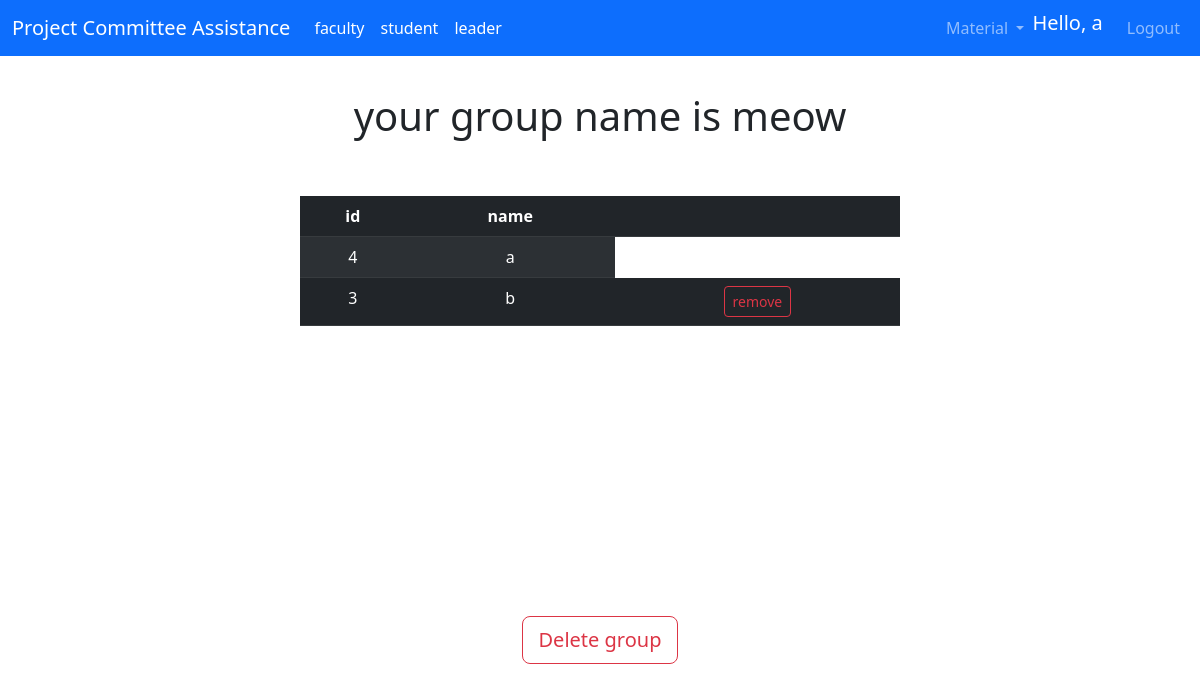
/group (signed in), run on an earlier commit of the app's database.
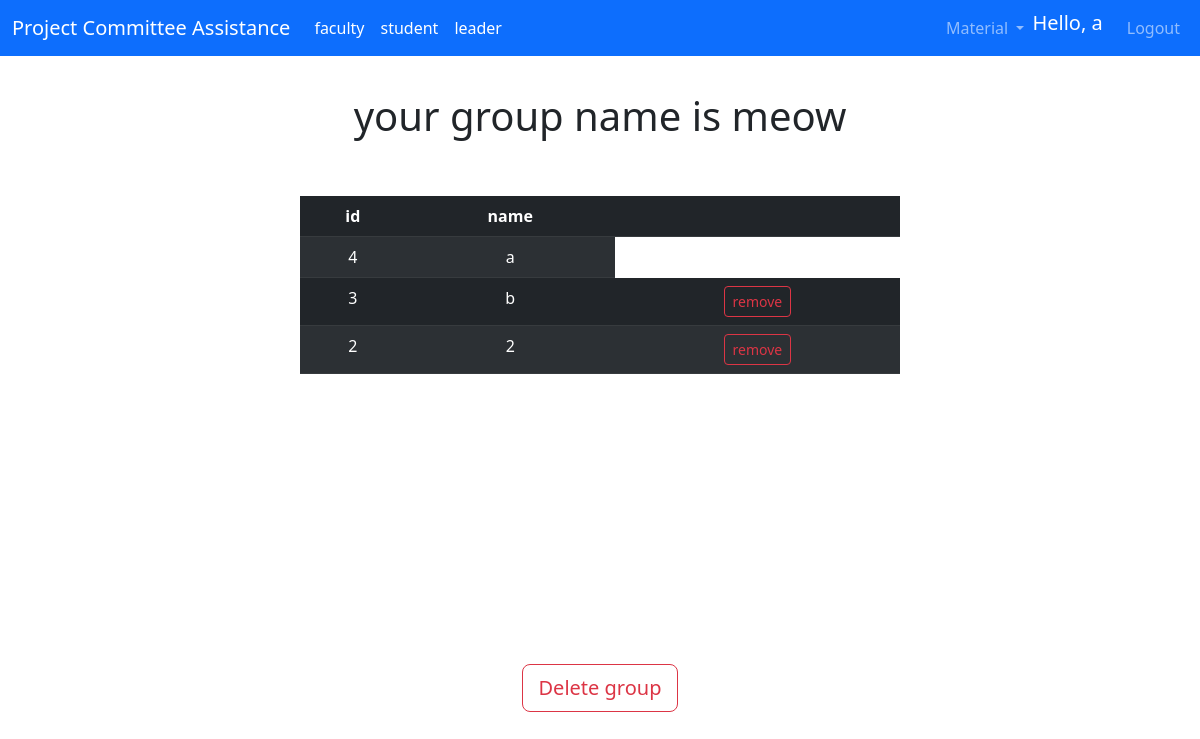
And on a later commit of the database.
### app/models.py (models this page shows, shortened)
class User(UserMixin,db.Model):
    id = db.Column(db.Integer, primary_key=True)
    username = db.Column(db.String(64), index=True, unique=True, nullable=False)
    email = db.Column(db.String(120), index=True, unique=True, nullable=False)
    password_hash = db.Column(db.String(128), nullable=False)
    admin = db.Column(db.Boolean, default=False)
    faculty = db.Column(db.Boolean, default=False)
    student = db.Column(db.Boolean, default=False)
    leader = db.Column(db.Boolean, default=False)
    sId = db.Column(db.Integer)
    gpa = db.Column(db.Float)
    member = db.Column(db.Integer, db.ForeignKey('group.id'))
    author = db.relationship('Proposal', backref='user', lazy=True)

### app/routes.py (the view)
@app.route('/group', methods=['GET', 'POST'])
def group():
    if current_user.member is None:
        return redirect(url_for('joinGroup'))
    group = Group.query.filter_by(id = current_user.member).first()
    members = group.members
    return render_template("group.html", title='Group', group = group)

### app/models.py (called while the page is built)
@login.user_loader
def load_user(id):
    return User.query.get(int(id))

### app/templates/group.html (shortened to what this page needs)
{% extends "base.html" %}
{% block content %}
<h1 class="d-flex aligns-items-center justify-content-center header" style= "margin-top: 3%;">your group name is {{group.name}}</h1>
<br>
<br>
<div class="text-center" style="margin-left : 25% ;width: 50%;">
<table class="table d-table table-dark table-striped">
    <thead>
        <tr>
        <th scope="col">id</th>
        <th scope="col">name</th>
        {% if current_user.leader %}
        <th scope="col"></th>
        {% endif %}
        </tr>
    </thead>
    <tbody>
        {% for member in group.members %}
        <tr>
            <td>{{ member.sId }}</td>
            <td>{{ member.username }}</td>
            {% if current_user.leader and current_user.id != member.id %}
            <td>
            <a href="{{ url_for('removeMember', id=member.id)}}" class="btn btn-outline-danger btn-sm">remove</a>
            </td>
            {% endif %}
        </tr>
        {% endfor %}
    </tbody>
</table>
</div>
<br>
    {% if current_user.leader %}
    <div class="text-center" style="margin-top: 250px;"> <a href="{{ url_for('deleteGroup', id=group.id)}}" class="btn btn-outline-danger btn-lg" style="margin-bottom: 10px ;">Delete group</a> </div>
    {% else %}
    <div class="text-center" style="margin-top: 250px;"> <a href="{{ url_for('leaveGroup', id=current_user.id)}}" class="btn btn-outline-danger btn-lg" style="margin-bottom: 10px ;">Leave group</a> </div>
    {% endif %}
{% endblock %}

### app/templates/base.html (shortened to what this page needs)
<!DOCTYPE html>
<html>
    <head>
        <link href="https://cdn.jsdelivr.net/npm/bootstrap@5.3.0-alpha1/dist/css/bootstrap.min.css" rel="stylesheet">
    </head>
    <body>
        <nav class="navbar navbar-expand-lg navbar-dark bg-primary">
            <div class="container-fluid">
              <a class="navbar-brand" href="{{ url_for('index') }}">Project Committee Assistance</a>
              <div class="collapse navbar-collapse" id="navbarSupportedContent">
                <ul class="navbar-nav me-auto my-2 my-lg-0 ">
                  {% if current_user.faculty%}
                  <li class="nav-item">
                      <a class="nav-link active" href="#">faculty</a>
                  </li>
                  {% endif %}
                  {% if current_user.student%}
                  <li class="nav-item">
                      <a class="nav-link active" href="#">student</a>
                  </li>
                  {% endif %}
                  {% if current_user.leader%}
                  <li class="nav-item">
                      <a class="nav-link active" href="#">leader</a>
                  </li>
                  {% endif %}
                </ul>
                <ul class="navbar-nav ms-auto mb-2 mb-lg-0">
                  <li class="nav-item dropdown">
                    <a class="nav-link dropdown-toggle" href="#" role="button" data-bs-toggle="dropdown" aria-expanded="false">
                      Material
                    </a>
                  </li>
                  {% if current_user.is_anonymous %}
                  <li class="nav-item">
                    <a class="nav-link" href="{{ url_for('loginChoice') }}" >Login</a>
                  </li>
                  <li class="nav-item">
                    <a class="nav-link" href="{{ url_for('registerChoice') }}" >Register</a>
                  </li>
                  {% else %}
                  <li class="nav-item">
                    <span class="navbar-brand">Hello, {{current_user.username}}</span>
                  </li>
                  <li class="nav-item">
                    <a class="nav-link" href="{{ url_for('logout') }}" >Logout</a>
                  </li>
                {% endif %}
                </ul>
              </div>
            </div>
          </nav>
        {% block content %}{% endblock %}
    </body>
</html>

What changed in the data, as far as the page shows it:
added User: sId "2", username "2"
